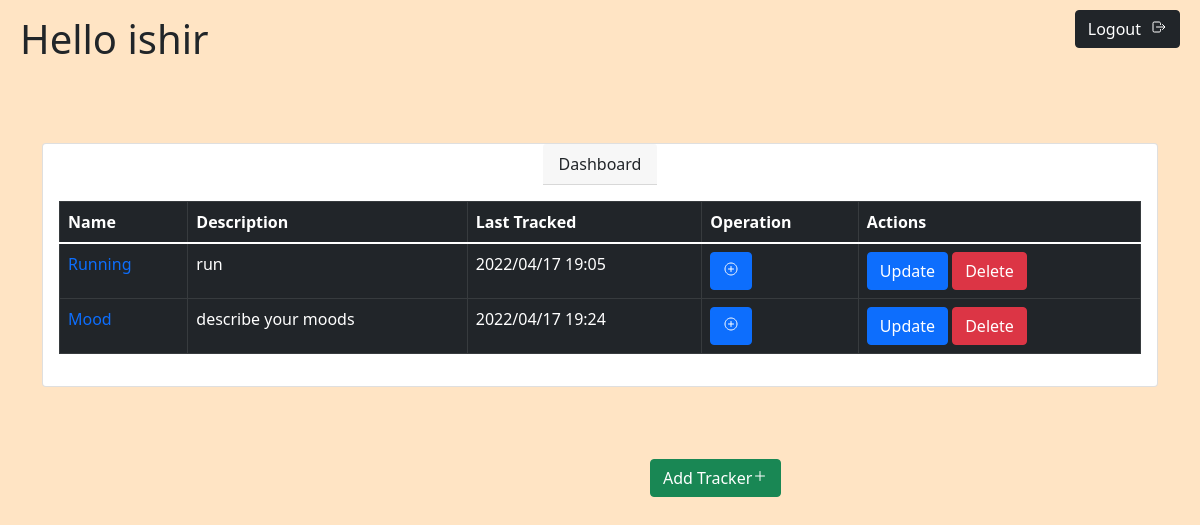
The page /dashboard/3 (signed in) on the database its author committed.
### main.py (models this page shows)
class User(db.Model,UserMixin):
  id =Column(Integer,primary_key = True)
  username = Column(String,unique=True,nullable=False)
  password = Column(String,nullable=False)
  members = relationship("Tracker")

class Tracker(db.Model):
  T_ID = Column(Integer,primary_key=True)
  uid = Column(Integer,ForeignKey("user.id"),nullable=False)
  name = Column(String,nullable=False)
  description = Column(String,nullable=False)
  TrackerType = Column(String,nullable=False)
  settings = Column(String,nullable=True,default=None)
  last_tracked = Column(String,nullable=True)
  datas = relationship('Trackerd')

### main.py (the view)
@app.route('/dashboard/<int:id>',methods=['GET','POST'])
@login_required
def dashboard(id):
  name = current_user.username
  members = User.query.filter_by(id=id).first()
  return render_template("dashboard.html",name=name,members=members.members,id=members.id)

### main.py (called while the page is built)
@login_manager.user_loader
def load_user(user_id):
  return User.query.get(int(user_id))

### templates/dashboard.html (shortened to what this page needs)
<!DOCTYPE html>
<html lang="en">
  <head>
    <link href="https://cdn.jsdelivr.net/npm/bootstrap@5.1.3/dist/css/bootstrap.min.css" rel="stylesheet">
  </head>
  <body style="background-color: bisque;">
    <h1 class="heading">Hello {{name}}</h1>
    <a href="{{url_for('logout')}}"  class="btn btn-dark logout">Logout<ion-icon name="log-out-outline" class="icon"></ion-icon></a>
    <br /><br /><br />
    <div class="container">
    <div class="card">
      <div class="card-header margin">
        Dashboard
      </div>
      <div class="card-body">
        <table id="view-trackers" class="table table-dark table-hover table-bordered">
          <thead>
          <tr>
            <th>Name</th>
            <th>Description</th>
            <th>Last Tracked</th>
            <th>Operation</th>
            <th>Actions</th>
          </tr>
        </thead>
        <tbody>
          {% for tracker in members %}
          <tr>
            <td><a href="/viewlogs/{{tracker["T_ID"]}}" class="trackname">{{tracker["name"]}}</a></td>
            <td>{{tracker["description"]}}</td>
            <td>{{tracker["last_tracked"]}}</td>
            <td>
              <a href="/log/{{tracker["T_ID"]}}" class="btn btn-primary btn-add"><ion-icon name="add-circle-outline"></ion-icon></a>
            </td>
            <td>
              <a href="/updateTracker/{{tracker["T_ID"]}}" class="btn btn-primary badge-pill">Update</a>
              <a href="/deleteTracker/{{tracker["T_ID"]}}" class="btn btn-danger badge-pill">Delete</a>
            </td>
          </tr>
          {% endfor %}
        </tbody>
        </table>
      </div>
    </div>
  </div>
    <br /><br /><br />
    <a href="/add/{{id}}" class="btn btn-success">Add Tracker<ion-icon name="add-outline"></ion-icon></a>
  </body>
</html>

### templates/dashboard.html (style rules this page uses)
.heading { margin-top: 15px; margin-left: 20px; }
.margin { margin: auto; }
.logout { position: fixed; right: 20px; top: 10px; padding: 5px 5px; border-radius: 5px; }
.icon { margin-left: 10px; margin-top: 2px; }
.trackname { text-decoration: none; }
.btn-success { position: relative; left:650px; }
.btn-add { border-radius: 20px; }

### rows shown on the page
User: username "ishir"
Tracker: name "Running", description "run", last_tracked "2022/04/17 19:05"
Tracker: name "Mood", description "describe your moods", last_tracked "2022/04/17 19:24"
